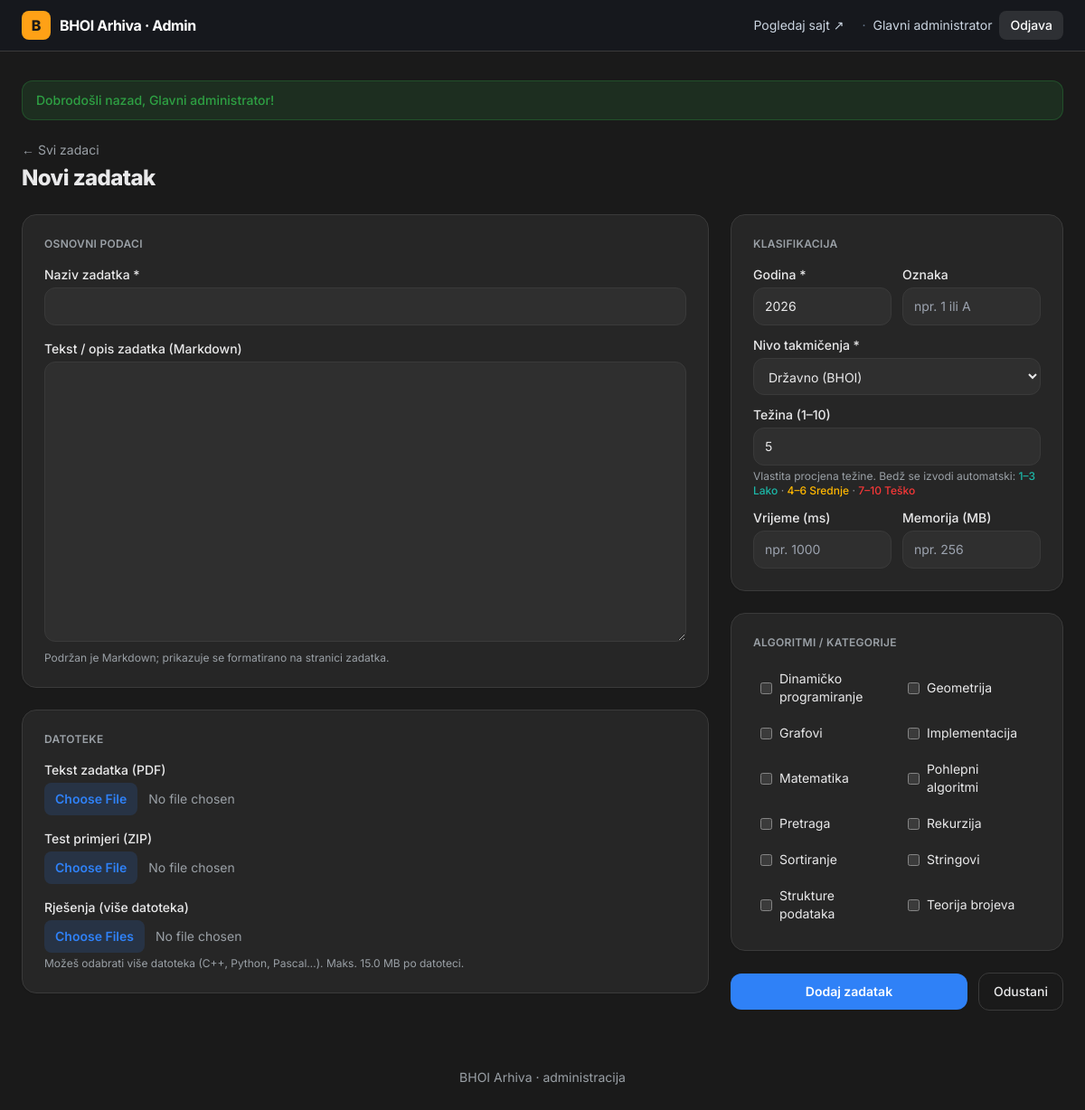
Screenshot of /admin_dashboard.php?action=new (signed in) with the database file from the repository.
### tables this page shows
CREATE TABLE `levels` (
    `id`         INT UNSIGNED NOT NULL AUTO_INCREMENT,
    `name`       VARCHAR(100) NOT NULL,
    `slug`       VARCHAR(100) NOT NULL,
    `sort_order` TINYINT UNSIGNED NOT NULL DEFAULT 0,  
    PRIMARY KEY (`id`),
    UNIQUE KEY `uq_levels_slug` (`slug`),
    UNIQUE KEY `uq_levels_name` (`name`)
);

CREATE TABLE `tags` (
    `id`   INT UNSIGNED NOT NULL AUTO_INCREMENT,
    `name` VARCHAR(80) NOT NULL,
    `slug` VARCHAR(80) NOT NULL,
    PRIMARY KEY (`id`),
    UNIQUE KEY `uq_tags_slug` (`slug`),
    UNIQUE KEY `uq_tags_name` (`name`)
);

### includes/bootstrap.php (called while the page is built, shortened)
<?php
function e(?string $value): string
{
    return htmlspecialchars($value ?? '', ENT_QUOTES | ENT_SUBSTITUTE, 'UTF-8');
}
function url(string $path = ''): string
{
    return BASE_URL . '/' . ltrim($path, '/');
}
function human_size(?int $bytes): string
{
    $units = ['B', 'KB', 'MB', 'GB'];
    $i = 0;
    $size = (float) $bytes;
    while ($size >= 1024 && $i < count($units) - 1) {
        $size /= 1024;
        $i++;
    }
    return ($i === 0 ? (int) $size : number_format($size, 1)) . ' ' . $units[$i];
}

### admin_dashboard.php (the view, shortened to what this page needs)
<?php
require_once __DIR__ . '/includes/bootstrap.php';
$pdo    = db();
$action = $_GET['action'] ?? 'list';
$levels = $pdo->query('SELECT id, name, slug FROM levels ORDER BY sort_order DESC')->fetchAll();
$tags   = $pdo->query('SELECT id, name FROM tags ORDER BY name')->fetchAll();
require __DIR__ . '/includes/admin_header.php';
$inputCls = 'w-full rounded-xl border border-line bg-card px-3 py-2.5 text-sm text-fg outline-none transition focus:border-accent focus:ring-2 focus:ring-accent/30';
if ($action === 'new' || $action === 'edit'):
    $task = [
        'id' => null, 'title' => '', 'statement' => '', 'year' => (int) date('Y'),
        'level_id' => $levels[0]['id'] ?? null, 'difficulty' => 'Srednje', 'difficulty_rating' => 5,
        'problem_index' => '', 'time_limit_ms' => '', 'memory_limit_mb' => '',
        'pdf_path' => null, 'tests_path' => null,
    ];
    $selectedTags = [];
    $isEdit = $action === 'edit';
?>
    <div class="mb-6 flex items-center justify-between">
        <div>
            <a href="<?= e(url('admin_dashboard.php')) ?>" class="text-sm text-muted transition hover:text-accent">← Svi zadaci</a>
            <h1 class="mt-1 text-2xl font-extrabold tracking-tight text-fg">
                <?= $isEdit ? 'Uredi zadatak' : 'Novi zadatak' ?>
            </h1>
        </div>
    </div>
    <form method="post" action="<?= e(url('admin_task_save.php')) ?>" enctype="multipart/form-data"
          class="grid grid-cols-1 gap-6 lg:grid-cols-3">
        <div class="space-y-6 lg:col-span-2">
            <div class="rounded-2xl border border-line bg-card p-6 shadow-sm">
                <h2 class="mb-4 text-xs font-semibold uppercase tracking-wide text-muted">Osnovni podaci</h2>
                <label class="mb-1 block text-sm font-medium text-fg" for="title">Naziv zadatka *</label>
                <input id="title" name="title" type="text" required value="<?= e($task['title']) ?>"
                       class="mb-4 <?= $inputCls ?>">
                <label class="mb-1 block text-sm font-medium text-fg" for="statement">Tekst / opis zadatka (Markdown)</label>
                <textarea id="statement" name="statement" rows="12"
                          class="mb-1 <?= $inputCls ?> leading-6"><?= e($task['statement']) ?></textarea>
                <p class="text-xs text-muted">Podržan je Markdown; prikazuje se formatirano na stranici zadatka.</p>
            </div>
            <div class="rounded-2xl border border-line bg-card p-6 shadow-sm">
                <h2 class="mb-4 text-xs font-semibold uppercase tracking-wide text-muted">Datoteke</h2>
                <?php
                $fileCls = 'block w-full text-sm text-muted file:mr-3 file:rounded-lg file:border-0 file:bg-accent/15 file:px-3 file:py-2 file:text-sm file:font-semibold file:text-accent hover:file:bg-accent/25';
                ?>
                <label class="mb-1 block text-sm font-medium text-fg" for="pdf">Tekst zadatka (PDF)</label>
                <input id="pdf" name="pdf" type="file" accept="application/pdf" class="mb-4 <?= $fileCls ?>">
                <label class="mb-1 block text-sm font-medium text-fg" for="tests">Test primjeri (ZIP)</label>
                <input id="tests" name="tests" type="file" accept=".zip,application/zip" class="mb-4 <?= $fileCls ?>">
                <label class="mb-1 block text-sm font-medium text-fg" for="solutions">Rješenja (više datoteka)</label>
                <input id="solutions" name="solutions[]" type="file" multiple
                       accept=".cpp,.cc,.cxx,.c,.h,.hpp,.py,.java,.pas,.txt,.kt,.js,.rs,.go" class="<?= $fileCls ?>">
                <p class="mt-1 text-xs text-muted">Možeš odabrati više datoteka (C++, Python, Pascal…). Maks. <?= e(human_size(MAX_UPLOAD_BYTES)) ?> po datoteci.</p>
            </div>
        </div>
        <div class="space-y-6">
            <div class="rounded-2xl border border-line bg-card p-6 shadow-sm">
                <h2 class="mb-4 text-xs font-semibold uppercase tracking-wide text-muted">Klasifikacija</h2>
                <div class="grid grid-cols-2 gap-3">
                    <div>
                        <label class="mb-1 block text-sm font-medium text-fg" for="year">Godina *</label>
                        <input id="year" name="year" type="number" min="1990" max="2100" required value="<?= e((string) $task['year']) ?>" class="<?= $inputCls ?>">
                    </div>
                    <div>
                        <label class="mb-1 block text-sm font-medium text-fg" for="problem_index">Oznaka</label>
                        <input id="problem_index" name="problem_index" type="text" maxlength="10" placeholder="npr. 1 ili A" value="<?= e((string) $task['problem_index']) ?>" class="<?= $inputCls ?>">
                    </div>
                </div>
                <label class="mb-1 mt-3 block text-sm font-medium text-fg" for="level_id">Nivo takmičenja *</label>
                <select id="level_id" name="level_id" required class="mb-3 <?= $inputCls ?>">
                    <?php foreach ($levels as $lvl): ?>
                        <option value="<?= (int) $lvl['id'] ?>" <?= (int) $task['level_id'] === (int) $lvl['id'] ? 'selected' : '' ?>>
                            <?= e($lvl['name']) ?>
                        </option>
                    <?php endforeach; ?>
                </select>
                <label class="mb-1 block text-sm font-medium text-fg" for="difficulty_rating">Težina (1–10)</label>
                <?php $curRating = (int) ($task['difficulty_rating'] ?? 5); ?>
                <input id="difficulty_rating" name="difficulty_rating" type="number" min="1" max="10" step="1" required
                       value="<?= e((string) ($curRating ?: 5)) ?>" class="mb-1 <?= $inputCls ?>">
                <p class="mb-3 text-xs text-muted">
                    Vlastita procjena težine. Bedž se izvodi automatski:
                    <span class="font-medium text-easy">1–3 Lako</span> ·
                    <span class="font-medium text-medium">4–6 Srednje</span> ·
                    <span class="font-medium text-hard">7–10 Teško</span>
                </p>
                <div class="grid grid-cols-2 gap-3">
                    <div>
                        <label class="mb-1 block text-sm font-medium text-fg" for="time_limit_ms">Vrijeme (ms)</label>
                        <input id="time_limit_ms" name="time_limit_ms" type="number" min="0" placeholder="npr. 1000" value="<?= e((string) $task['time_limit_ms']) ?>" class="<?= $inputCls ?>">
                    </div>
                    <div>
                        <label class="mb-1 block text-sm font-medium text-fg" for="memory_limit_mb">Memorija (MB)</label>
                        <input id="memory_limit_mb" name="memory_limit_mb" type="number" min="0" placeholder="npr. 256" value="<?= e((string) $task['memory_limit_mb']) ?>" class="<?= $inputCls ?>">
                    </div>
                </div>
            </div>
            <div class="rounded-2xl border border-line bg-card p-6 shadow-sm">
                <h2 class="mb-4 text-xs font-semibold uppercase tracking-wide text-muted">Algoritmi / kategorije</h2>
                <div class="grid grid-cols-1 gap-2 sm:grid-cols-2">
                    <?php foreach ($tags as $tag): ?>
                        <label class="flex items-center gap-2 rounded-lg px-2 py-1.5 text-sm transition hover:bg-elevated">
                            <input type="checkbox" name="tags[]" value="<?= (int) $tag['id'] ?>"
                                   <?= in_array((int) $tag['id'], $selectedTags, true) ? 'checked' : '' ?>
                                   class="rounded border-line text-accent focus:ring-accent">
                            <span class="text-fg"><?= e($tag['name']) ?></span>
                        </label>
                    <?php endforeach; ?>
                </div>
            </div>
            <div class="flex items-center gap-3">
                <button type="submit"
                        class="flex-1 rounded-xl bg-accent px-4 py-2.5 text-sm font-semibold text-white shadow-sm transition hover:brightness-110">
                    <?= $isEdit ? 'Sačuvaj izmjene' : 'Dodaj zadatak' ?>
                </button>
                <a href="<?= e(url('admin_dashboard.php')) ?>"
                   class="rounded-xl border border-line px-4 py-2.5 text-sm font-medium text-fg transition hover:bg-elevated">
                    Odustani
                </a>
            </div>
        </div>
    </form>
<?php
endif; ?>
<?php require __DIR__ . '/includes/admin_footer.php'; ?>

### includes/theme_head.php (style rules this page uses)
:root { color-scheme: light; --bg: #f5f6f8; --card: #ffffff; --elevated: #eceef1; --fg: #15181c; --muted: #5b636e; --line: #e3e6ea; }
.dark { color-scheme: dark; --bg: #1a1a1a; --card: #262626; --elevated: #2f2f2f; --fg: #e9e9ea; --muted: #9aa0a6; --line: #3a3a3a; }
body { -webkit-font-smoothing: antialiased; }
.dark input:not([type="checkbox"]):not([type="radio"]):not([type="file"]), .dark select, .dark textarea { background-color: var(--elevated); color: var(--fg); border-color: var(--line); }
.dark option { background-color: var(--card); color: var(--fg); }

### rows the page displays
levels: year "2026", difficulty_rating "5"
tags: name "Dinamičko programiranje"
tags: name "Geometrija"
tags: name "Grafovi"
tags: name "Implementacija"
tags: name "Matematika"
tags: name "Pohlepni algoritmi"
tags: name "Pretraga"
tags: name "Rekurzija"
tags: name "Sortiranje"
tags: name "Stringovi"
tags: name "Strukture podataka"
tags: name "Teorija brojeva"

### other values shown
APP_NAME "BHOI Arhiva"
$admin['display_name'] "Glavni administrator"
$f['message'] "Dobrodošli nazad, Glavni administrator!"
human_size(MAX_UPLOAD_BYTES) "15.0 MB"
form field level_id "Državno (BHOI)"
